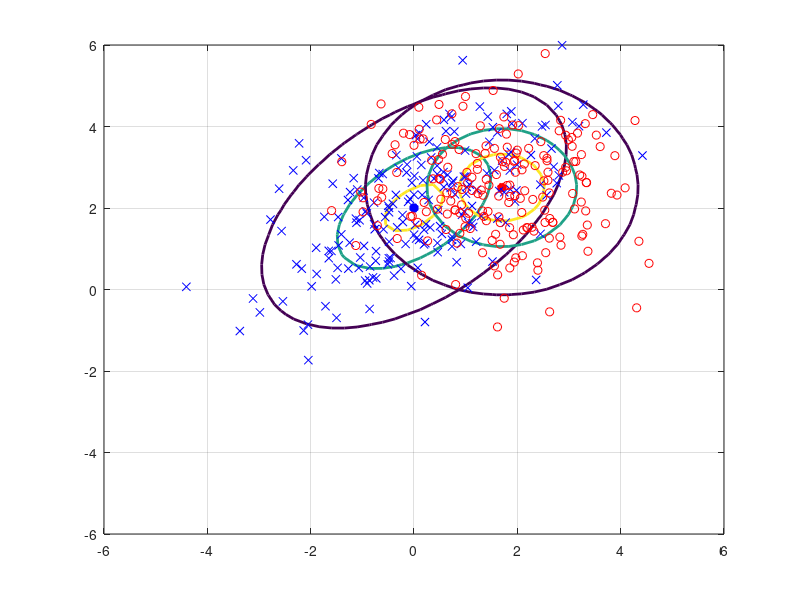

Write the MATLAB code that produced this figure. (Note: this script raises an error after producing the figure.)
C1 = [2,1;1,2];
C2 = [1.5,0;0,1.5];
m1 = [0;2];
m2 = [1.7;2.5];

numGrid = 50;
xRange = linspace(-6.0, 6.0, numGrid);
yRange = linspace(-6.0, 6.0, numGrid);
P1 = zeros(numGrid, numGrid);
P2 = P1;
for i = 1:numGrid
    for j = 1:numGrid
        x = [yRange(j) xRange(i)]';
        P1(i,j) = mvnpdf(x', m1', C1);
        P2(i,j) = mvnpdf(x', m2', C2);
    end
end
Pmax = max(max([P1 P2]));
figure(1),clf,
contour(xRange, yRange, P1, [0.1*Pmax 0.5*Pmax 0.8*Pmax], 'LineWidth', 2);
hold on;
plot(m1(1),m1(2), 'b*', 'LineWidth', 4);
contour(xRange, yRange, P2, [0.1*Pmax 0.5*Pmax 0.8*Pmax], 'LineWidth', 2);
plot(m2(1),m2(2), 'r*', 'LineWidth', 4);

N = 200;
X1 = mvnrnd(m1, C1, N);
X2 = mvnrnd(m2, C2, N);
plot(X1(:,1),X1(:,2),'bx',X2(:,1),X2(:,2),'ro');grid on;hold on;
syms x y
f = [x-m1(1),y-m1(2)]*inv(C1)*[x-m1(1),y-m1(2)]'-[x-m2(1),y-m2(2)]*inv(C2)*[x-m2(1),y-m2(2)]';
% f = [x-m2(1),y-m2(2)]*inv(C2)*[x-m2(1),y-m2(2)]'-[x-m1(1),y-m1(2)]*inv(C1)*[x-m1(1),y-m1(2)]';
h = ezplot(f, [-6 6] , [-6 6]);
axis([-6 5.5 -6 5.4]);
set(h,'Color','k','LineWidth',2);

% [xx,yy]=meshgrid(xRange,yRange);
% figure(2),clf,
% surf(xx,yy,P1);hold on;
% surf(xx,yy,P2);